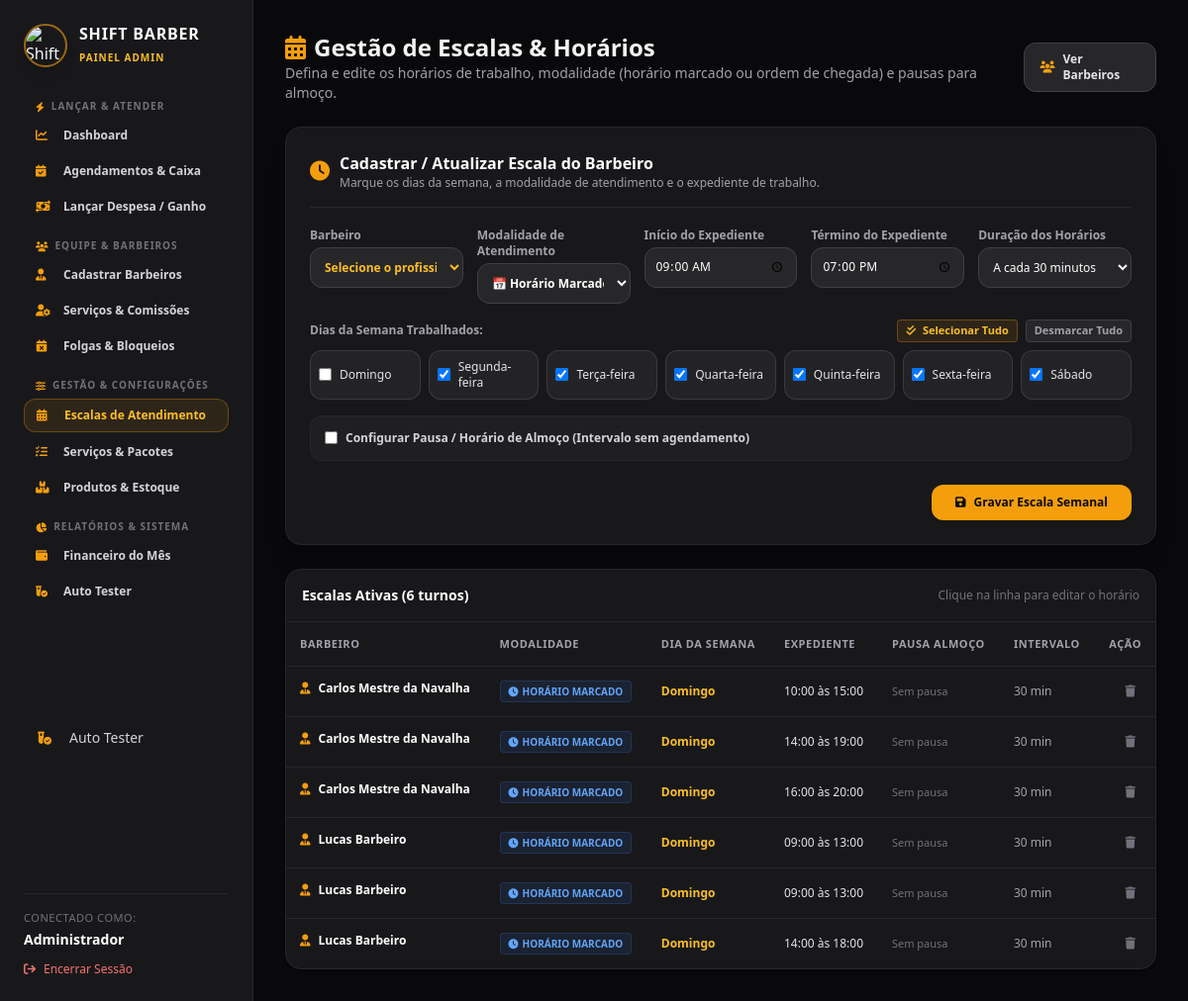
Screenshot of /admin/escalas.php (signed in) with the database file from the repository.
### tables this page shows
CREATE TABLE IF NOT EXISTS turnos_atendimento (
    id INT AUTO_INCREMENT PRIMARY KEY,
    profissional_id INT NULL,
    data_atendimento DATE NOT NULL,
    hora_inicio TIME NOT NULL,
    hora_fim TIME NOT NULL,
    intervalo_minutos INT NOT NULL DEFAULT 30,
    tipo_atendimento ENUM('horario_marcado', 'ordem_chegada') NOT NULL DEFAULT 'horario_marcado',
    criado_em TIMESTAMP DEFAULT CURRENT_TIMESTAMP,
    FOREIGN KEY (profissional_id) REFERENCES profissionais(id) ON DELETE CASCADE
);

CREATE TABLE IF NOT EXISTS profissionais (
    id INT AUTO_INCREMENT PRIMARY KEY,
    nome VARCHAR(100) NOT NULL,
    especialidade VARCHAR(100) DEFAULT 'Barbeiro',
    telefone VARCHAR(20) NULL,
    status ENUM('ativo', 'inativo') DEFAULT 'ativo',
    criado_em TIMESTAMP DEFAULT CURRENT_TIMESTAMP
);

### admin/escalas.php (the view, shortened to what this page needs)
<?php
require_once '../config/database.php';
$sqlTurnos = "
    SELECT t.*, p.nome as profissional_nome
    FROM turnos_atendimento t
    LEFT JOIN profissionais p ON t.profissional_id = p.id
    ORDER BY p.nome ASC, t.dia_semana ASC, t.hora_inicio ASC
";
$turnos = $pdo->query($sqlTurnos)->fetchAll();
$diasNomes = [
    0 => 'Domingo',
    1 => 'Segunda-feira',
    2 => 'Terça-feira',
    3 => 'Quarta-feira',
    4 => 'Quinta-feira',
    5 => 'Sexta-feira',
    6 => 'Sábado'
];
require_once 'header.php';
?>
<div class="max-w-6xl mx-auto space-y-6">
    <div class="flex flex-col sm:flex-row sm:items-center justify-between gap-4">
        <div>
            <h2 class="text-2xl font-bold flex items-center gap-2">
                <i class="fa-solid fa-calendar-days text-amber-500"></i> Gestão de Escalas & Horários
            </h2>
            <p class="text-zinc-400 text-sm">Defina e edite os horários de trabalho, modalidade (horário marcado ou ordem de chegada) e pausas para almoço.</p>
        </div>
        <a href="profissionais.php" class="bg-zinc-800 hover:bg-zinc-700 text-zinc-200 font-bold px-4 py-2 rounded-xl text-xs transition inline-flex items-center gap-2 border border-zinc-700">
            <i class="fa-solid fa-users text-amber-500"></i> Ver Barbeiros
        </a>
    </div>
    <div class="bg-zinc-900 border border-zinc-800 rounded-2xl p-6 shadow-xl space-y-5">
        <div class="flex items-center gap-2.5 border-b border-zinc-800 pb-4">
            <i class="fa-solid fa-clock text-amber-500 text-xl"></i>
            <div>
                <h3 class="font-bold text-base text-white">Cadastrar / Atualizar Escala do Barbeiro</h3>
                <p class="text-xs text-zinc-400">Marque os dias da semana, a modalidade de atendimento e o expediente de trabalho.</p>
            </div>
        </div>
        <form method="POST" class="space-y-4">
            <div class="grid grid-cols-1 sm:grid-cols-2 md:grid-cols-5 gap-3.5">
                <div>
                    <label class="block text-xs font-semibold text-zinc-400 mb-1">Barbeiro</label>
                    <select name="profissional_id" required
                            class="w-full bg-zinc-800 border border-zinc-700 rounded-xl p-2.5 text-xs text-amber-400 font-bold focus:outline-none focus:border-amber-500">
                        <option value="">Selecione o profissional...</option>
                    </select>
                </div>
                <div>
                    <label class="block text-xs font-semibold text-zinc-400 mb-1">Modalidade de Atendimento</label>
                    <select name="tipo_atendimento" id="selectTipoAtendimento" onchange="atualizarCampoIntervalo(this.value)" required
                            class="w-full bg-zinc-800 border border-zinc-700 rounded-xl p-2.5 text-xs text-white font-semibold focus:outline-none focus:border-amber-500">
                        <option value="horario_marcado">📅 Horário Marcado</option>
                    </select>
                </div>
                <div>
                    <label class="block text-xs font-semibold text-zinc-400 mb-1">Início do Expediente</label>
                    <input type="time" name="hora_inicio" value="09:00" required
                           class="w-full bg-zinc-800 border border-zinc-700 rounded-xl p-2.5 text-xs text-white focus:outline-none focus:border-amber-500">
                </div>
                <div>
                    <label class="block text-xs font-semibold text-zinc-400 mb-1">Término do Expediente</label>
                    <input type="time" name="hora_fim" value="19:00" required
                           class="w-full bg-zinc-800 border border-zinc-700 rounded-xl p-2.5 text-xs text-white focus:outline-none focus:border-amber-500">
                </div>
                <div id="containerCampoIntervalo">
                    <label class="block text-xs font-semibold text-zinc-400 mb-1" id="labelIntervalo">Duração dos Horários</label>
                    <select name="intervalo_minutos" id="selectIntervalo"
                            class="w-full bg-zinc-800 border border-zinc-700 rounded-xl p-2.5 text-xs text-white focus:outline-none focus:border-amber-500">
                        <option value="30">A cada 30 minutos</option>
                    </select>
                </div>
            </div>
            <div>
                <div class="flex items-center justify-between mb-2">
                    <label class="block text-xs font-semibold text-zinc-400">Dias da Semana Trabalhados:</label>
                    <div class="flex items-center gap-2">
                        <button type="button" onclick="marcarTodosDias(true)" class="text-[11px] font-bold text-amber-400 hover:text-amber-300 bg-amber-500/10 hover:bg-amber-500/20 px-2 py-0.5 rounded border border-amber-500/30 transition">
                            <i class="fa-solid fa-check-double mr-1"></i> Selecionar Tudo
                        </button>
                        <button type="button" onclick="marcarTodosDias(false)" class="text-[11px] font-semibold text-zinc-400 hover:text-zinc-200 bg-zinc-800 px-2 py-0.5 rounded border border-zinc-700 transition">
                            Desmarcar Tudo
                        </button>
                    </div>
                </div>
                <div class="grid grid-cols-2 sm:grid-cols-4 md:grid-cols-7 gap-2">
                    <?php
                    $diasPreDefinidos = [1, 2, 3, 4, 5, 6];
                    foreach ($diasNomes as $num => $nome):
                    ?>
                        <label class="flex items-center gap-2 p-2 bg-zinc-800/80 border border-zinc-700/80 rounded-xl cursor-pointer hover:border-amber-500/50 transition">
                            <input type="checkbox" name="dias_semana[]" value="<?= $num ?>"
                                   <?= in_array($num, $diasPreDefinidos) ? 'checked' : '' ?>
                                   class="rounded text-amber-500 focus:ring-amber-500 bg-zinc-900 border-zinc-700">
                            <span class="text-xs text-zinc-200 font-medium"><?= $nome ?></span>
                        </label>
                    <?php endforeach; ?>
                </div>
            </div>
            <div class="bg-zinc-800/50 border border-zinc-800 p-3.5 rounded-xl space-y-3">
                <label class="flex items-center gap-2 cursor-pointer text-xs font-bold text-zinc-300">
                    <input type="checkbox" name="tem_pausa_almoco" id="checkPausaAlmoco" onchange="togglePausaAlmoco(this.checked)"
                           class="rounded text-amber-500 focus:ring-amber-500 bg-zinc-900 border-zinc-700">
                    <span>Configurar Pausa / Horário de Almoço (Intervalo sem agendamento)</span>
                </label>
            </div>
            <div class="flex justify-end pt-2">
                <button type="submit" name="cadastrar_turno"
                        class="bg-amber-500 hover:bg-amber-600 text-zinc-950 font-bold px-6 py-2.5 rounded-xl text-xs transition flex items-center gap-2 shadow">
                    <i class="fa-solid fa-floppy-disk"></i> Gravar Escala Semanal
                </button>
            </div>
        </form>
    </div>
    <div class="bg-zinc-900 border border-zinc-800 rounded-2xl overflow-hidden shadow">
        <div class="p-4 border-b border-zinc-800 flex justify-between items-center">
            <h3 class="font-bold text-white text-sm">Escalas Ativas (<?= count($turnos) ?> turnos)</h3>
            <span class="text-xs text-zinc-500">Clique na linha para editar o horário</span>
        </div>
        <div class="overflow-x-auto w-full">
            <table class="w-full text-left border-collapse text-xs">
                <thead>
                    <tr class="border-b border-zinc-800 text-zinc-400 uppercase tracking-wider text-[11px]">
                        <th class="p-3.5">Barbeiro</th>
                        <th class="p-3.5">Modalidade</th>
                        <th class="p-3.5">Dia da Semana</th>
                        <th class="p-3.5">Expediente</th>
                        <th class="p-3.5">Pausa Almoço</th>
                        <th class="p-3.5">Intervalo</th>
                        <th class="p-3.5 text-right">Ação</th>
                    </tr>
                </thead>
                <tbody class="divide-y divide-zinc-800">
                    <?php foreach ($turnos as $t):
                        $diaNome = $diasNomes[(int)$t['dia_semana']] ?? 'Dia Indefinido';
                        $temPausa = !empty($t['pausa_inicio']) && !empty($t['pausa_fim']);
                        $ehOrdemChegada = (($t['tipo_atendimento'] ?? 'horario_marcado') === 'ordem_chegada');
                    ?>
                    <tr class="hover:bg-zinc-800/40 transition cursor-pointer"
                        onclick="abrirModalEdicao(<?= htmlspecialchars(json_encode($t)) ?>)">
                        <td class="p-3.5 font-bold text-white flex items-center gap-2">
                            <i class="fa-solid fa-user-tie text-amber-500 text-xs"></i>
                            <?= htmlspecialchars($t['profissional_nome'] ?? 'Geral') ?>
                        </td>
                        <td class="p-3.5">
                            <?php if ($ehOrdemChegada): ?>
                                <span class="bg-amber-500/10 text-amber-400 border border-amber-500/30 px-2 py-0.5 rounded text-[10px] font-bold uppercase inline-flex items-center gap-1">
                                    <i class="fa-solid fa-person-walking-arrow-right"></i> Ordem de Chegada
                                </span>
                            <?php else: ?>
                                <span class="bg-blue-500/10 text-blue-400 border border-blue-500/20 px-2 py-0.5 rounded text-[10px] font-semibold uppercase inline-flex items-center gap-1">
                                    <i class="fa-solid fa-clock"></i> Horário Marcado
                                </span>
                            <?php endif; ?>
                        </td>
                        <td class="p-3.5 text-amber-400 font-semibold"><?= $diaNome ?></td>
                        <td class="p-3.5 text-zinc-200">
                            <?= substr($t['hora_inicio'], 0, 5) ?> às <?= substr($t['hora_fim'], 0, 5) ?>
                        </td>
                        <td class="p-3.5">
                            <?php if ($temPausa): ?>
                                <span class="bg-amber-500/10 text-amber-400 border border-amber-500/20 px-2 py-0.5 rounded text-[11px]">
                                    <?= substr($t['pausa_inicio'], 0, 5) ?> às <?= substr($t['pausa_fim'], 0, 5) ?>
                                </span>
                            <?php else: ?>
                                <span class="text-zinc-500 text-[11px]">Sem pausa</span>
                            <?php endif; ?>
                        </td>
                        <td class="p-3.5 text-zinc-400">
                            <?= $ehOrdemChegada ? '<span class="text-zinc-500 italic">Fila</span>' : ($t['intervalo_minutos'] . ' min') ?>
                        </td>
                        <td class="p-3.5 text-right whitespace-nowrap" onclick="event.stopPropagation()">
                            <a href="escalas.php?excluir_turno=<?= $t['id'] ?>" onclick="return confirm('Excluir este turno?');"
                               class="text-zinc-500 hover:text-red-400 p-1.5 rounded-lg transition" title="Excluir">
                                <i class="fa-solid fa-trash"></i>
                            </a>
                        </td>
                    </tr>
                    <?php endforeach; ?>
                </tbody>
            </table>
        </div>
    </div>
</div>
</main>
</body>
</html>

### rows the page displays
turnos_atendimento: profissional.nome "Carlos Mestre da Navalha", tipo_atendimento "horario_marcado" (drawn), dia_semana "Domingo", hora_inicio "10:00", hora_fim "15:00", shows "Sem pausa", intervalo_minutos "30"
turnos_atendimento: profissional.nome "Carlos Mestre da Navalha", tipo_atendimento "horario_marcado" (drawn), dia_semana "Domingo", hora_inicio "14:00", hora_fim "19:00", shows "Sem pausa", intervalo_minutos "30"
turnos_atendimento: profissional.nome "Carlos Mestre da Navalha", tipo_atendimento "horario_marcado" (drawn), dia_semana "Domingo", hora_inicio "16:00", hora_fim "20:00", shows "Sem pausa", intervalo_minutos "30"
turnos_atendimento: profissional.nome "Lucas Barbeiro", tipo_atendimento "horario_marcado" (drawn), dia_semana "Domingo", hora_inicio "09:00", hora_fim "13:00", shows "Sem pausa", intervalo_minutos "30"
turnos_atendimento: profissional.nome "Lucas Barbeiro", tipo_atendimento "horario_marcado" (drawn), dia_semana "Domingo", hora_inicio "09:00", hora_fim "13:00", shows "Sem pausa", intervalo_minutos "30"
turnos_atendimento: profissional.nome "Lucas Barbeiro", tipo_atendimento "horario_marcado" (drawn), dia_semana "Domingo", hora_inicio "14:00", hora_fim "18:00", shows "Sem pausa", intervalo_minutos "30"

### other values shown
$_SESSION['usuario_nome'] "Administrador"
$nome "Domingo"
$nome "Segunda-feira"
$nome "Terça-feira"
$nome "Quarta-feira"
$nome "Quinta-feira"
$nome "Sexta-feira"
$nome "Sábado"
count($turnos) "6"
